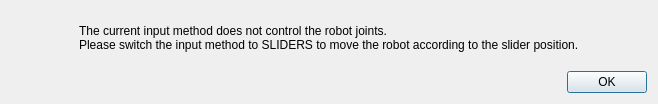
<?xml version="1.0" encoding="UTF-8"?>
<ui version="4.0">
 <class>Dialog</class>
 <widget class="QDialog" name="Dialog">
  <property name="windowModality">
   <enum>Qt::ApplicationModal</enum>
  </property>
  <property name="geometry">
   <rect>
    <x>0</x>
    <y>0</y>
    <width>658</width>
    <height>104</height>
   </rect>
  </property>
  <property name="sizePolicy">
   <sizepolicy hsizetype="Preferred" vsizetype="Preferred">
    <horstretch>0</horstretch>
    <verstretch>0</verstretch>
   </sizepolicy>
  </property>
  <property name="windowTitle">
   <string>Wrong input method - select SLIDER input</string>
  </property>
  <property name="locale">
   <locale language="English" country="UnitedStates"/>
  </property>
  <layout class="QVBoxLayout" name="verticalLayout">
   <item>
    <layout class="QHBoxLayout" name="horizontalLayout">
     <item>
      <spacer name="horizontalSpacer">
       <property name="orientation">
        <enum>Qt::Horizontal</enum>
       </property>
       <property name="sizeHint" stdset="0">
        <size>
         <width>40</width>
         <height>20</height>
        </size>
       </property>
      </spacer>
     </item>
     <item>
      <widget class="QLabel" name="label">
       <property name="text">
        <string>The current input method does not control the robot joints.
Please switch the input method to SLIDERS to move the robot according to the slider position.</string>
       </property>
      </widget>
     </item>
     <item>
      <spacer name="horizontalSpacer_2">
       <property name="orientation">
        <enum>Qt::Horizontal</enum>
       </property>
       <property name="sizeHint" stdset="0">
        <size>
         <width>40</width>
         <height>20</height>
        </size>
       </property>
      </spacer>
     </item>
    </layout>
   </item>
   <item>
    <widget class="QDialogButtonBox" name="buttonBox">
     <property name="locale">
      <locale language="English" country="UnitedStates"/>
     </property>
     <property name="orientation">
      <enum>Qt::Horizontal</enum>
     </property>
     <property name="standardButtons">
      <set>QDialogButtonBox::Ok</set>
     </property>
    </widget>
   </item>
  </layout>
 </widget>
 <resources/>
 <connections>
  <connection>
   <sender>buttonBox</sender>
   <signal>accepted()</signal>
   <receiver>Dialog</receiver>
   <slot>accept()</slot>
   <hints>
    <hint type="sourcelabel">
     <x>248</x>
     <y>254</y>
    </hint>
    <hint type="destinationlabel">
     <x>157</x>
     <y>274</y>
    </hint>
   </hints>
  </connection>
  <connection>
   <sender>buttonBox</sender>
   <signal>rejected()</signal>
   <receiver>Dialog</receiver>
   <slot>reject()</slot>
   <hints>
    <hint type="sourcelabel">
     <x>316</x>
     <y>260</y>
    </hint>
    <hint type="destinationlabel">
     <x>286</x>
     <y>274</y>
    </hint>
   </hints>
  </connection>
 </connections>
</ui>
